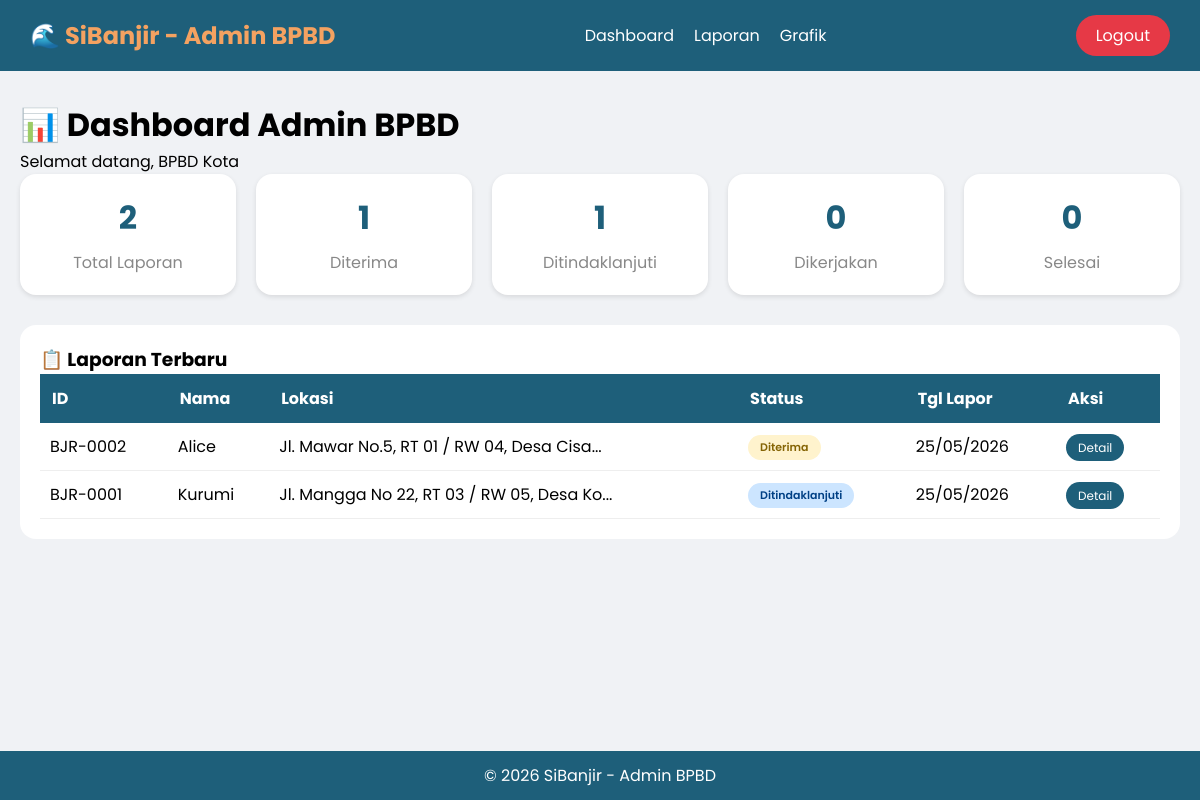
The app's page /banjir_track/admin/dashboard.php (signed in) with its own data.
### tables this page shows
CREATE TABLE `laporan` (
  `id` int(11) NOT NULL,
  `nama_pelapor` varchar(100) NOT NULL,
  `email` varchar(100) NOT NULL,
  `jalan` varchar(255) NOT NULL,
  `foto` varchar(255) DEFAULT NULL,
  `keterangan` text DEFAULT NULL,
  `latitude` varchar(20) DEFAULT NULL,
  `longitude` varchar(20) DEFAULT NULL,
  `status` enum('diterima','ditindaklanjuti','dikerjakan','selesai') DEFAULT 'diterima',
  `catatan_admin` text DEFAULT NULL,
  `created_at` datetime DEFAULT current_timestamp(),
  `updated_at` datetime DEFAULT current_timestamp() ON UPDATE current_timestamp()
);

### banjir_track/admin/dashboard.php (the view, shortened to what this page needs)
<?php
include '../includes/header_admin.php';
include '../config/database.php';
$total_laporan = mysqli_fetch_assoc(mysqli_query($conn, "SELECT COUNT(*) as total FROM laporan"))['total'] ?? 0;
$total_diterima = mysqli_fetch_assoc(mysqli_query($conn, "SELECT COUNT(*) as total FROM laporan WHERE status = 'diterima'"))['total'] ?? 0;
$total_ditindaklanjuti = mysqli_fetch_assoc(mysqli_query($conn, "SELECT COUNT(*) as total FROM laporan WHERE status = 'ditindaklanjuti'"))['total'] ?? 0;
$total_dikerjakan = mysqli_fetch_assoc(mysqli_query($conn, "SELECT COUNT(*) as total FROM laporan WHERE status = 'dikerjakan'"))['total'] ?? 0;
$total_selesai = mysqli_fetch_assoc(mysqli_query($conn, "SELECT COUNT(*) as total FROM laporan WHERE status = 'selesai'"))['total'] ?? 0;
$latest = mysqli_query($conn, "SELECT * FROM laporan ORDER BY created_at DESC LIMIT 5");
?>
<h1>📊 Dashboard Admin BPBD</h1>
<p>Selamat datang, <?= $_SESSION['admin_nama'] ?></p>
<div class="stats-grid">
    <div class="stat-card">
        <div class="stat-number"><?= $total_laporan ?></div>
        <div class="stat-label">Total Laporan</div>
    </div>
    <div class="stat-card">
        <div class="stat-number"><?= $total_diterima ?></div>
        <div class="stat-label">Diterima</div>
    </div>
    <div class="stat-card">
        <div class="stat-number"><?= $total_ditindaklanjuti ?></div>
        <div class="stat-label">Ditindaklanjuti</div>
    </div>
    <div class="stat-card">
        <div class="stat-number"><?= $total_dikerjakan ?></div>
        <div class="stat-label">Dikerjakan</div>
    </div>
    <div class="stat-card">
        <div class="stat-number"><?= $total_selesai ?></div>
        <div class="stat-label">Selesai</div>
    </div>
</div>
<div class="table-container">
    <h3>📋 Laporan Terbaru</h3>
    <table>
        <thead>
            <tr><th>ID</th><th>Nama</th><th>Lokasi</th><th>Status</th><th>Tgl Lapor</th><th>Aksi</th></tr>
        </thead>
        <tbody>
            <?php while ($row = mysqli_fetch_assoc($latest)): ?>
            <tr>
                <td>BJR-<?= str_pad($row['id'], 4, '0', STR_PAD_LEFT) ?></td>
                <td><?= $row['nama_pelapor'] ?></td>
                <td><?= substr($row['jalan'], 0, 40) ?>...</td>
                <td><span class="status-badge status-<?= $row['status'] ?>"><?= ucfirst($row['status']) ?></span></td>
                <td><?= date('d/m/Y', strtotime($row['created_at'])) ?></td>
                <td><a href="detail_laporan.php?id=<?= $row['id'] ?>" class="btn-detail">Detail</a></td>
            </tr>
            <?php endwhile; ?>
        </tbody>
    </table>
</div>
<?php include '../includes/footer_admin.php'; ?>

### banjir_track/includes/header_admin.php (style rules this page uses)
* { margin: 0; padding: 0; box-sizing: border-box; }
body { font-family: 'Poppins', sans-serif; background: #f0f2f5; display: flex; flex-direction: column; min-height: 100vh; }

### banjir_track/admin/dashboard.php (style rules this page uses)
.stats-grid { display: grid; grid-template-columns: repeat(auto-fit, minmax(180px, 1fr)); gap: 20px; margin-bottom: 30px; }
.stat-card { background: white; border-radius: 16px; padding: 20px; text-align: center; box-shadow: 0 2px 5px rgba(0,0,0,0.1); }
.stat-number { font-size: 32px; font-weight: bold; color: #1e5f7a; }
.stat-label { color: #888; margin-top: 8px; }
.table-container { background: white; border-radius: 16px; padding: 20px; overflow-x: auto; }
table { width: 100%; border-collapse: collapse; }
th { background: #1e5f7a; color: white; padding: 12px; text-align: left; }
td { padding: 10px; border-bottom: 1px solid #eee; }
.status-badge { padding: 4px 12px; border-radius: 20px; font-size: 11px; font-weight: 600; display: inline-block; }
.status-diterima { background: #fff3cd; color: #856404; }
.status-ditindaklanjuti { background: #cce5ff; color: #004085; }
.btn-detail { background: #1e5f7a; color: white; padding: 5px 12px; border-radius: 15px; text-decoration: none; font-size: 12px; }

### records on screen
laporan: id "0002", nama_pelapor "Alice", jalan "Jl. Mawar No.5, RT 01 / RW 04, Desa Cisa", status "Diterima", created_at "25/05/2026"
laporan: id "0001", nama_pelapor "Kurumi", jalan "Jl. Mangga No 22, RT 03 / RW 05, Desa Ko", status "Ditindaklanjuti", created_at "25/05/2026"

### other values on screen
$_SESSION['admin_nama'] "BPBD Kota"
$total_laporan "2"
$total_diterima "1"
$total_ditindaklanjuti "1"
$total_dikerjakan "0"
$total_selesai "0"
